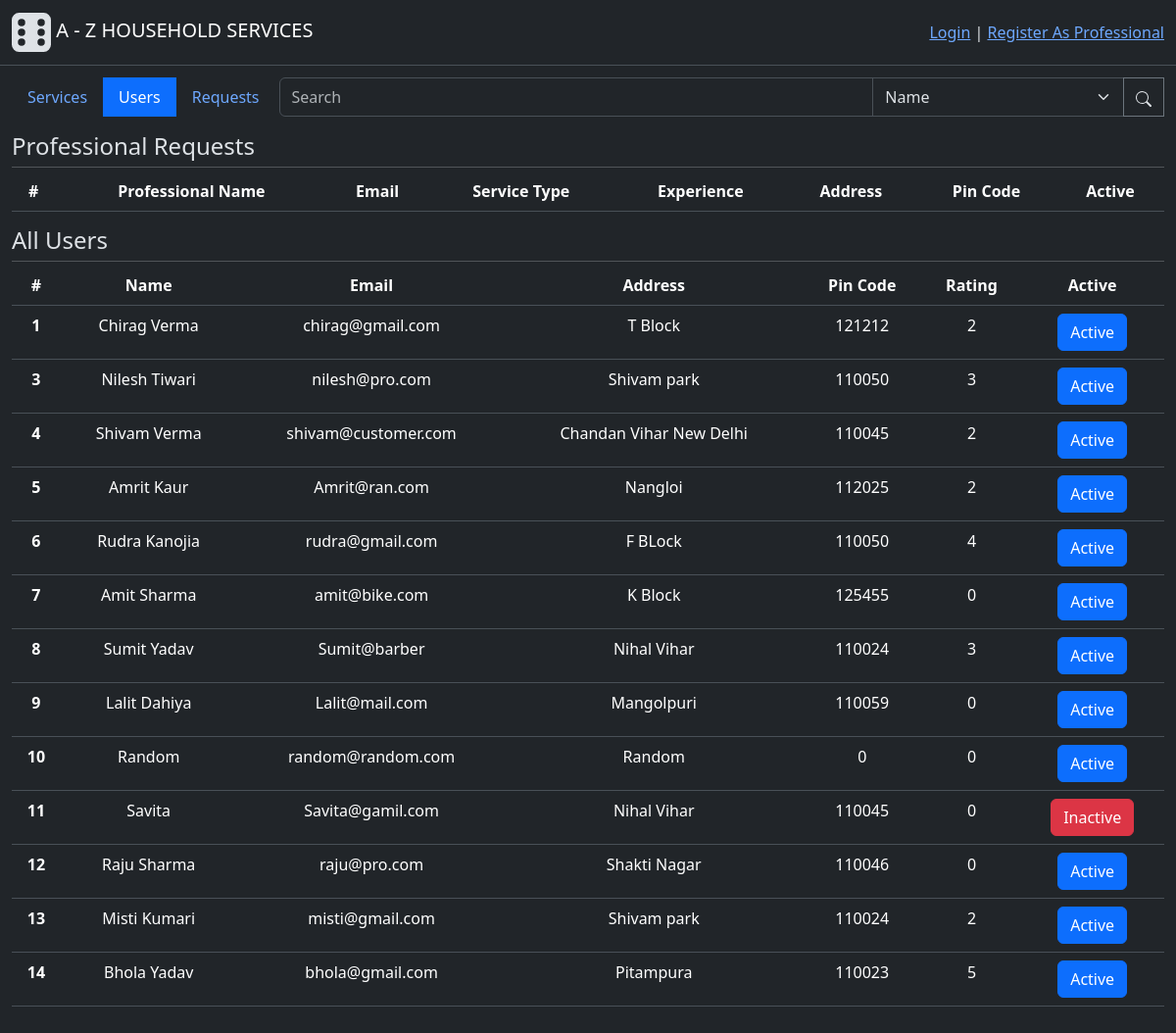
Screenshot of /admin/users with the database file from the repository.
### backend/modals.py (models this page shows, shortened)
class User(db.Model, UserMixin):
    id = db.Column(db.Integer(), primary_key=True)
    email = db.Column(db.String(60), unique=True, nullable=False)
    password = db.Column(db.String(), nullable=False)
    role = db.Column(db.Integer(), nullable=False, default=1) # 0-Admin, 1-Customer, 2-Professional
    name = db.Column(db.String(30), nullable=False)
    address = db.Column(db.String(100), nullable=False)
    pincode = db.Column(db.Integer(), nullable=False)
    status = db.Column(db.Integer(), nullable=False, default=1) # 0-inactive, 1-active
    rating = db.Column(db.Integer(), default=0)
    service_requests = db.relationship("ServiceRequest", cascade="all, delete", backref="customer", lazy=True) # For accessing all the service requests created by a user(customer)
    professional_info = db.relationship("Professional", cascade="all, delete", backref="user", uselist=False) # one to one relation for accessing futher professional info
    def capitalised_name(self):
        return self.name.title()
    def update_ratings(self):
        if self.professional_info:
            ser_reqs = self.professional_info.service_requests
            number_of_services_req = len(ser_reqs)
            rating = 0
            for ser_req in ser_reqs:
                if ser_req.rating:
                    rating += ser_req.rating
            if number_of_services_req:
                self.rating = rating//number_of_services_req
            db.session.commit()

### backend/controllers.py (the view)
@app.route("/admin/users", methods=["GET", "POST"])
def users_tab_page():
    button_state = 1
    users = User.query.filter(or_(User.role==1, User.role==2))
    return render_template("users_tab.html", button_state=button_state, users=users)

### templates/users_tab.html (shortened to what this page needs)
{% extends "admin_dashboard.html" %}
{% block subcontent %}
<h4 style="margin-bottom: -10px;" class="h4 text-start mt-3">Professional Requests</h4>
<hr style="margin-bottom:  0;" class="divider">
<table class="table mt-1">
    <thead>
       <tr>
        <th scope="col">#</th>
        <th scope="col">Professional Name</th>
        <th scope="col">Email</th>
        <th scope="col">Service Type</th>
        <th scope="col">Experience</th>
        <th scope="col">Address</th>
        <th scope="col">Pin Code</th>
        <th scope="col">Active</th>
      </tr>
    </thead>
</table>
<h4 style="margin-bottom: -10px;" class="h4 text-start mt-3">All Users</h4>
<hr style="margin-bottom:  0;" class="divider">
<table class="table mt-1">
    <thead>
      <tr>
        <th scope="col">#</th>
        <th scope="col">Name</th>
        <th scope="col">Email</th>
        <th scope="col">Address</th>
        <th scope="col">Pin Code</th>
        <th scope="col">Rating</th>
        <th scope="col">Active</th>
      </tr>
    </thead>
    <tbody>
        {% for user in users %}
            <tr>
                <th scope="row">{{user.id}}</th>
                <td>{{user.capitalised_name()}}</td>
                <td>{{user.email}}</td>
                <td>{{user.address}}</td>
                <td>{{user.pincode}}</td>
                <td>{{user.rating}}</td>
                <td>
                    <form action="{{ url_for('status_changer', user_id=user.id)}}", method="POST">
                        {% if user.status %}
                            <button type="submit" class="btn btn-primary">Active</button>
                        {% else %}
                            <button type="submit" class="btn btn-danger">Inactive</button>
                        {% endif %}
                    </form>
                </td>
            </tr>
        {% endfor %}
    </tbody>
</table>
{% endblock %}

### rows the page displays
User: id "1", capitalised_name "Chirag Verma", email "chirag@gmail.com", address "T Block", pincode "121212", rating "2", status "Active"
User: id "3", capitalised_name "Nilesh Tiwari", email "nilesh@pro.com", address "Shivam park", pincode "110050", rating "3", status "Active"
User: id "4", capitalised_name "Shivam Verma", email "shivam@customer.com", address "Chandan Vihar New Delhi", pincode "110045", rating "2", status "Active"
User: id "5", capitalised_name "Amrit Kaur", email "Amrit@ran.com", address "Nangloi", pincode "112025", rating "2", status "Active"
User: id "6", capitalised_name "Rudra Kanojia", email "rudra@gmail.com", address "F BLock", pincode "110050", rating "4", status "Active"
User: id "7", capitalised_name "Amit Sharma", email "amit@bike.com", address "K Block", pincode "125455", rating "0", status "Active"
User: id "8", capitalised_name "Sumit Yadav", email "Sumit@barber", address "Nihal Vihar", pincode "110024", rating "3", status "Active"
User: id "9", capitalised_name "Lalit Dahiya", email "Lalit@mail.com", address "Mangolpuri", pincode "110059", rating "0", status "Active"
User: id "10", capitalised_name "Random", email "random@random.com", address "Random", pincode "0", rating "0", status "Active"
User: id "11", capitalised_name "Savita", email "Savita@gamil.com", address "Nihal Vihar", pincode "110045", rating "0", status "Inactive"
User: id "12", capitalised_name "Raju Sharma", email "raju@pro.com", address "Shakti Nagar", pincode "110046", rating "0", status "Active"
User: id "13", capitalised_name "Misti Kumari", email "misti@gmail.com", address "Shivam park", pincode "110024", rating "2", status "Active"
User: id "14", capitalised_name "Bhola Yadav", email "bhola@gmail.com", address "Pitampura", pincode "110023", rating "5", status "Active"
